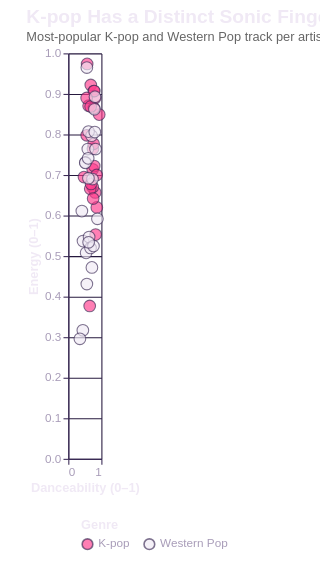

The Vega-Lite source for this figure:
### Vega-Lite specification from a JSON file in a GitHub repository (floating-point values rounded to 4 significant figures)
{"title": {"text": "K-pop Has a Distinct Sonic Fingerprint", "subtitle": "Most-popular K-pop and Western Pop track per artist (top 25 artists each, Spotify Kaggle dataset).", "anchor": "start", "fontSize": 18, "subtitleFontSize": 12, "subtitleColor": "#666"}, "width": "container", "height": 380, "autosize": {"type": "fit-x", "contains": "padding"}, "config": {"view": {"stroke": null}, "axis": {"labelFontSize": 11, "titleFontSize": 12, "labelColor": "#a89cb8", "titleColor": "#f0e9f5", "tickColor": "#3a2a55", "domainColor": "#3a2a55", "gridColor": "#26193e"}, "legend": {"orient": "bottom", "titleFontSize": 12, "labelFontSize": 11, "padding": 12, "offset": 12, "columns": 0, "labelColor": "#a89cb8", "titleColor": "#f0e9f5"}, "background": "transparent", "title": {"color": "#f0e9f5", "subtitleColor": "#a89cb8"}, "header": {"labelColor": "#f0e9f5", "titleColor": "#f0e9f5", "labelFontSize": 13, "labelFontWeight": "bold"}}, "data": {"values": [{"track": "After LIKE", "artist": "IVE", "popularity": 88, "duration_s": 177.0, "danceability": 0.68, "energy": 0.922, "valence": 0.799, "acousticness": 0.103, "speechiness": 0.121, "tempo": 125.0, "genre": "K-pop"}, {"track": "Shut Down", "artist": "BLACKPINK", "popularity": 87, "duration_s": 175.9, "danceability": 0.813, "energy": 0.657, "valence": 0.651, "acousticness": 0.00269, "speechiness": 0.0372, "tempo": 110.1, "genre": "K-pop"}, {"track": "Talk that Talk", "artist": "TWICE", "popularity": 86, "duration_s": 177.5, "danceability": 0.772, "energy": 0.907, "valence": 0.783, "acousticness": 0.136, "speechiness": 0.124, "tempo": 120.0, "genre": "K-pop"}, {"track": "Dynamite", "artist": "BTS", "popularity": 85, "duration_s": 199.1, "danceability": 0.746, "energy": 0.765, "valence": 0.737, "acousticness": 0.0112, "speechiness": 0.0993, "tempo": 114.0, "genre": "K-pop"}, {"track": "Rush Hour (Feat. j-hope of BTS)", "artist": "Crush", "popularity": 83, "duration_s": 177.3, "danceability": 0.738, "energy": 0.714, "valence": 0.74, "acousticness": 0.157, "speechiness": 0.249, "tempo": 95.03, "genre": "K-pop"}, {"track": "FEARLESS", "artist": "LE SSERAFIM", "popularity": 83, "duration_s": 168.4, "danceability": 0.863, "energy": 0.62, "valence": 0.432, "acousticness": 0.0508, "speechiness": 0.135, "tempo": 104.0, "genre": "K-pop"}, {"track": "CASE 143", "artist": "Stray Kids", "popularity": 82, "duration_s": 192.0, "danceability": 0.812, "energy": 0.89, "valence": 0.69, "acousticness": 0.0961, "speechiness": 0.209, "tempo": 100.0, "genre": "K-pop"}, {"track": "DICE", "artist": "NMIXX", "popularity": 82, "duration_s": 165.7, "danceability": 0.556, "energy": 0.798, "valence": 0.628, "acousticness": 0.0848, "speechiness": 0.254, "tempo": 131.1, "genre": "K-pop"}, {"track": "HOT", "artist": "SEVENTEEN", "popularity": 80, "duration_s": 197.6, "danceability": 0.765, "energy": 0.777, "valence": 0.64, "acousticness": 0.0539, "speechiness": 0.0399, "tempo": 111.9, "genre": "K-pop"}, {"track": "FOREVER 1", "artist": "Girls' Generation", "popularity": 79, "duration_s": 202.5, "danceability": 0.615, "energy": 0.871, "valence": 0.297, "acousticness": 0.0427, "speechiness": 0.0516, "tempo": 123.9, "genre": "K-pop"}, {"track": "MONEY", "artist": "LISA", "popularity": 78, "duration_s": 168.2, "danceability": 0.826, "energy": 0.553, "valence": 0.4, "acousticness": 0.163, "speechiness": 0.234, "tempo": 140.0, "genre": "K-pop"}, {"track": "Polaroid Love", "artist": "ENHYPEN", "popularity": 78, "duration_s": 184.6, "danceability": 0.738, "energy": 0.67, "valence": 0.651, "acousticness": 0.458, "speechiness": 0.0439, "tempo": 138.1, "genre": "K-pop"}, {"track": "Good Boy Gone Bad", "artist": "TOMORROW X TOGETHER", "popularity": 78, "duration_s": 191.0, "danceability": 0.475, "energy": 0.695, "valence": 0.552, "acousticness": 0.0159, "speechiness": 0.102, "tempo": 100.0, "genre": "K-pop"}, {"track": "SNEAKERS", "artist": "ITZY", "popularity": 78, "duration_s": 179.5, "danceability": 0.935, "energy": 0.849, "valence": 0.551, "acousticness": 0.0192, "speechiness": 0.0779, "tempo": 120.0, "genre": "K-pop"}, {"track": "New thing (Prod. ZICO) (Feat. Homies)", "artist": "ZICO", "popularity": 78, "duration_s": 147.4, "danceability": 0.775, "energy": 0.865, "valence": 0.663, "acousticness": 0.0453, "speechiness": 0.307, "tempo": 175.1, "genre": "K-pop"}, {"track": "Girls", "artist": "aespa", "popularity": 78, "duration_s": 240.4, "danceability": 0.57, "energy": 0.974, "valence": 0.65, "acousticness": 0.115, "speechiness": 0.325, "tempo": 172.0, "genre": "K-pop"}, {"track": "MORE", "artist": "j-hope", "popularity": 77, "duration_s": 180.0, "danceability": 0.783, "energy": 0.722, "valence": 0.306, "acousticness": 0.00537, "speechiness": 0.0357, "tempo": 97.03, "genre": "K-pop"}, {"track": "Psycho", "artist": "Red Velvet", "popularity": 75, "duration_s": 210.6, "danceability": 0.664, "energy": 0.666, "valence": 0.405, "acousticness": 0.193, "speechiness": 0.0446, "tempo": 140.0, "genre": "K-pop"}, {"track": "Love Shot", "artist": "EXO", "popularity": 74, "duration_s": 200.3, "danceability": 0.689, "energy": 0.678, "valence": 0.335, "acousticness": 0.0702, "speechiness": 0.119, "tempo": 145.9, "genre": "K-pop"}, {"track": "WA DA DA", "artist": "Kep1er", "popularity": 74, "duration_s": 183.7, "danceability": 0.785, "energy": 0.907, "valence": 0.685, "acousticness": 0.00122, "speechiness": 0.0938, "tempo": 126.0, "genre": "K-pop"}, {"track": "Guerrilla", "artist": "ATEEZ", "popularity": 74, "duration_s": 207.9, "danceability": 0.555, "energy": 0.89, "valence": 0.581, "acousticness": 0.00399, "speechiness": 0.132, "tempo": 182.0, "genre": "K-pop"}, {"track": "SOLO", "artist": "JENNIE", "popularity": 73, "duration_s": 169.6, "danceability": 0.752, "energy": 0.642, "valence": 0.388, "acousticness": 0.0861, "speechiness": 0.0869, "tempo": 95.04, "genre": "K-pop"}, {"track": "eight(Prod.&Feat. SUGA of BTS)", "artist": "IU", "popularity": 73, "duration_s": 167.6, "danceability": 0.676, "energy": 0.869, "valence": 0.594, "acousticness": 0.115, "speechiness": 0.0423, "tempo": 120.0, "genre": "K-pop"}, {"track": "Beatbox", "artist": "NCT DREAM", "popularity": 73, "duration_s": 205.1, "danceability": 0.857, "energy": 0.7, "valence": 0.773, "acousticness": 0.0411, "speechiness": 0.074, "tempo": 94.0, "genre": "K-pop"}, {"track": "Gone", "artist": "ROSÉ", "popularity": 72, "duration_s": 207.2, "danceability": 0.647, "energy": 0.377, "valence": 0.653, "acousticness": 0.594, "speechiness": 0.0375, "tempo": 79.94, "genre": "K-pop"}, {"track": "Unholy (feat. Kim Petras)", "artist": "Sam Smith", "popularity": 100, "duration_s": 156.9, "danceability": 0.714, "energy": 0.472, "valence": 0.238, "acousticness": 0.013, "speechiness": 0.0864, "tempo": 131.1, "genre": "Western Pop"}, {"track": "I'm Good (Blue)", "artist": "David Guetta", "popularity": 98, "duration_s": 175.2, "danceability": 0.561, "energy": 0.965, "valence": 0.304, "acousticness": 0.00383, "speechiness": 0.0343, "tempo": 128.0, "genre": "Western Pop"}, {"track": "Under The Influence", "artist": "Chris Brown", "popularity": 96, "duration_s": 184.6, "danceability": 0.733, "energy": 0.69, "valence": 0.31, "acousticness": 0.0635, "speechiness": 0.0427, "tempo": 117.0, "genre": "Western Pop"}, {"track": "I Ain't Worried", "artist": "OneRepublic", "popularity": 96, "duration_s": 148.5, "danceability": 0.704, "energy": 0.797, "valence": 0.825, "acousticness": 0.0826, "speechiness": 0.0475, "tempo": 140.0, "genre": "Western Pop"}, {"track": "As It Was", "artist": "Harry Styles", "popularity": 95, "duration_s": 167.3, "danceability": 0.52, "energy": 0.731, "valence": 0.662, "acousticness": 0.342, "speechiness": 0.0557, "tempo": 173.9, "genre": "Western Pop"}, {"track": "Glimpse of Us", "artist": "Joji", "popularity": 94, "duration_s": 233.5, "danceability": 0.44, "energy": 0.317, "valence": 0.268, "acousticness": 0.891, "speechiness": 0.0531, "tempo": 169.9, "genre": "Western Pop"}, {"track": "Sweater Weather", "artist": "The Neighbourhood", "popularity": 93, "duration_s": 240.4, "danceability": 0.612, "energy": 0.807, "valence": 0.398, "acousticness": 0.0495, "speechiness": 0.0336, "tempo": 124.1, "genre": "Western Pop"}, {"track": "Another Love", "artist": "Tom Odell", "popularity": 93, "duration_s": 244.4, "danceability": 0.445, "energy": 0.537, "valence": 0.131, "acousticness": 0.695, "speechiness": 0.04, "tempo": 122.8, "genre": "Western Pop"}, {"track": "Left and Right (Feat. Jung Kook of BTS)", "artist": "Charlie Puth", "popularity": 92, "duration_s": 154.5, "danceability": 0.881, "energy": 0.592, "valence": 0.719, "acousticness": 0.619, "speechiness": 0.0324, "tempo": 101.1, "genre": "Western Pop"}, {"track": "Calm Down (with Selena Gomez)", "artist": "Rema", "popularity": 92, "duration_s": 239.3, "danceability": 0.801, "energy": 0.806, "valence": 0.802, "acousticness": 0.382, "speechiness": 0.0381, "tempo": 107.0, "genre": "Western Pop"}, {"track": "Blinding Lights", "artist": "The Weeknd", "popularity": 91, "duration_s": 200.0, "danceability": 0.514, "energy": 0.73, "valence": 0.334, "acousticness": 0.00146, "speechiness": 0.0598, "tempo": 171.0, "genre": "Western Pop"}, {"track": "MIDDLE OF THE NIGHT", "artist": "Elley Duhé", "popularity": 90, "duration_s": 184.4, "danceability": 0.41, "energy": 0.611, "valence": 0.0899, "acousticness": 0.0228, "speechiness": 0.0467, "tempo": 185.7, "genre": "Western Pop"}, {"track": "Dandelions", "artist": "Ruth B.", "popularity": 90, "duration_s": 233.7, "danceability": 0.609, "energy": 0.692, "valence": 0.454, "acousticness": 0.0157, "speechiness": 0.0259, "tempo": 117.0, "genre": "Western Pop"}, {"track": "Until I Found You", "artist": "Stephen Sanchez", "popularity": 90, "duration_s": 177.7, "danceability": 0.539, "energy": 0.508, "valence": 0.227, "acousticness": 0.727, "speechiness": 0.0288, "tempo": 101.4, "genre": "Western Pop"}, {"track": "Running Up That Hill (A Deal With God)", "artist": "Kate Bush", "popularity": 90, "duration_s": 298.9, "danceability": 0.629, "energy": 0.547, "valence": 0.197, "acousticness": 0.72, "speechiness": 0.055, "tempo": 108.4, "genre": "Western Pop"}, {"track": "lovely (with Khalid)", "artist": "Billie Eilish", "popularity": 89, "duration_s": 200.2, "danceability": 0.351, "energy": 0.296, "valence": 0.12, "acousticness": 0.934, "speechiness": 0.0333, "tempo": 115.3, "genre": "Western Pop"}, {"track": "STAY (with Justin Bieber)", "artist": "The Kid LAROI", "popularity": 89, "duration_s": 141.8, "danceability": 0.591, "energy": 0.764, "valence": 0.478, "acousticness": 0.0383, "speechiness": 0.0483, "tempo": 169.9, "genre": "Western Pop"}, {"track": "One Kiss (with Dua Lipa)", "artist": "Calvin Harris", "popularity": 89, "duration_s": 214.8, "danceability": 0.791, "energy": 0.862, "valence": 0.592, "acousticness": 0.037, "speechiness": 0.11, "tempo": 124.0, "genre": "Western Pop"}, {"track": "Night Changes", "artist": "One Direction", "popularity": 88, "duration_s": 226.6, "danceability": 0.672, "energy": 0.52, "valence": 0.37, "acousticness": 0.859, "speechiness": 0.0353, "tempo": 120.0, "genre": "Western Pop"}, {"track": "Ghost", "artist": "Justin Bieber", "popularity": 88, "duration_s": 153.2, "danceability": 0.601, "energy": 0.741, "valence": 0.441, "acousticness": 0.185, "speechiness": 0.0478, "tempo": 154.0, "genre": "Western Pop"}, {"track": "Woman", "artist": "Doja Cat", "popularity": 88, "duration_s": 172.6, "danceability": 0.824, "energy": 0.764, "valence": 0.881, "acousticness": 0.0888, "speechiness": 0.0854, "tempo": 108.0, "genre": "Western Pop"}, {"track": "Heat Waves", "artist": "Glass Animals", "popularity": 88, "duration_s": 238.8, "danceability": 0.761, "energy": 0.525, "valence": 0.531, "acousticness": 0.44, "speechiness": 0.0944, "tempo": 80.87, "genre": "Western Pop"}, {"track": "Bad Habits", "artist": "Ed Sheeran", "popularity": 88, "duration_s": 230.7, "danceability": 0.807, "energy": 0.893, "valence": 0.537, "acousticness": 0.0451, "speechiness": 0.0347, "tempo": 126.0, "genre": "Western Pop"}, {"track": "drivers license", "artist": "Olivia Rodrigo", "popularity": 88, "duration_s": 242.0, "danceability": 0.561, "energy": 0.431, "valence": 0.137, "acousticness": 0.768, "speechiness": 0.0578, "tempo": 143.9, "genre": "Western Pop"}, {"track": "Don’t Blame Me", "artist": "Taylor Swift", "popularity": 88, "duration_s": 236.4, "danceability": 0.615, "energy": 0.534, "valence": 0.193, "acousticness": 0.106, "speechiness": 0.0386, "tempo": 135.9, "genre": "Western Pop"}]}, "mark": {"type": "circle", "size": 120, "opacity": 0.65, "stroke": "#3a2a55", "strokeWidth": 1}, "encoding": {"x": {"field": "danceability", "type": "quantitative", "title": "Danceability (0–1)", "scale": {"domain": [0, 1]}}, "y": {"field": "energy", "type": "quantitative", "title": "Energy (0–1)", "scale": {"domain": [0, 1]}}, "color": {"field": "genre", "type": "nominal", "title": "Genre", "scale": {"domain": ["K-pop", "Western Pop"], "range": ["#ff3b8c", "#f0e9f5"]}, "legend": {"orient": "bottom"}}, "tooltip": [{"field": "track", "title": "Track"}, {"field": "artist", "title": "Artist"}, {"field": "genre", "title": "Genre"}, {"field": "danceability", "title": "Danceability", "format": ".2f"}, {"field": "energy", "title": "Energy", "format": ".2f"}]}, "$schema": "https://vega.github.io/schema/vega-lite/v5.json", "padding": {"left": 24, "right": 24, "top": 8, "bottom": 8}}
